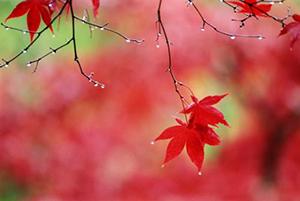
#> input picture task/test.jpg, 300 x 201 px
$ python Mask.py
#> lines starting #> are read from the running program, lines starting #| are printed output that depends on the picture
import cv2
import numpy as np

img_origin = cv2.imread('test.jpg',0)
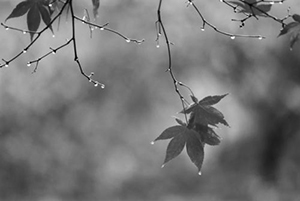
#> img_origin: shape (201, 300); min 0, max 255, mean 117.6
#이미지 초기화
img1 = np.copy(img_origin)
img2 = np.copy(img_origin)
img3 = cv2.Canny(img_origin,0,0)
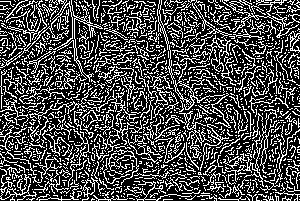
#> img3: shape (201, 300); 29.5% white in thin lines or dots
img_result = 0
maskSize = 0
lowTh = 0
highTh = 0
winname = 'Blur,Sharpening,Canny'
cv2.namedWindow(winname,cv2.WINDOW_AUTOSIZE)

# 마스크 사이즈 set callback함수
# [77 lines left out: functions setmasksize, setlowTH, sethighTh, makeResult, not called in this run]

#트랙바 설정
cv2.createTrackbar('MaskSize',winname,0,10,setmasksize)
cv2.createTrackbar('LowTH',winname,0,200,setlowTH)
cv2.createTrackbar('HighTH',winname,0,200,sethighTh)

# 이미지 합치기
temp = np.hstack((img_origin,img1))
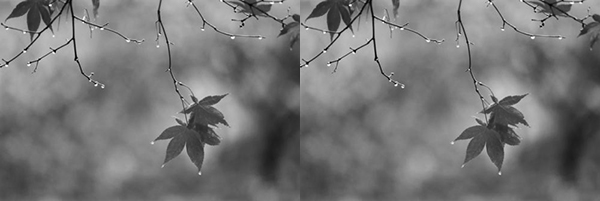
#> temp: shape (201, 600); min 0, max 255, mean 117.6
temp2 = np.hstack((img2,img3))
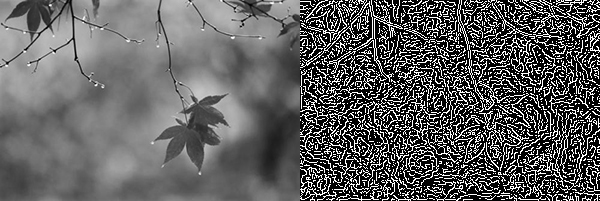
#> temp2: shape (201, 600); min 0, max 255, mean 96.4
img_result = np.vstack((temp,temp2))
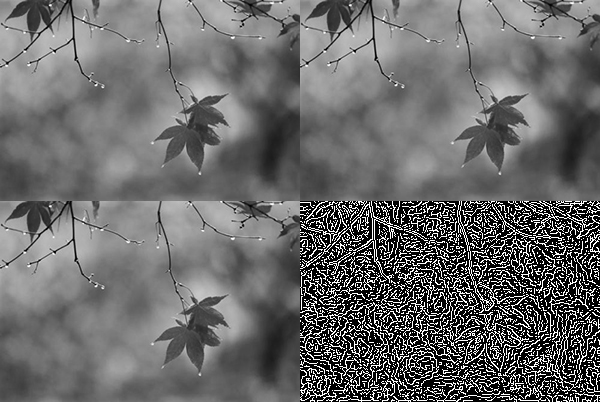
#> img_result: shape (402, 600); min 0, max 255, mean 107
cv2.imshow(winname,img_result)

# esc 입력시 종료
while 1:
    if cv2.waitKey() & 0xFF == 27:
#> (key Esc is pressed here)
        break
cv2.destroyAllWindows()
